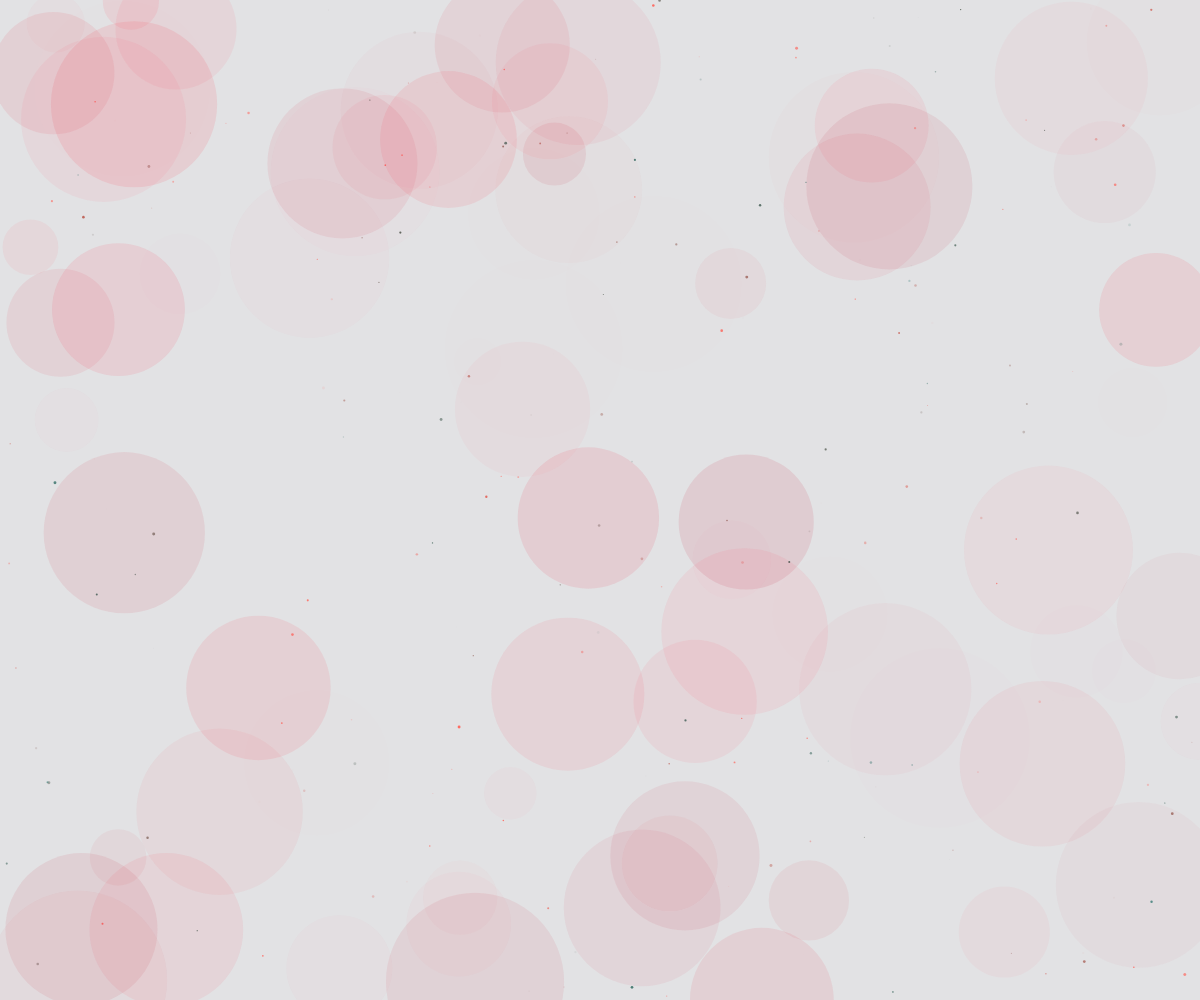
Frame 1 (no input)
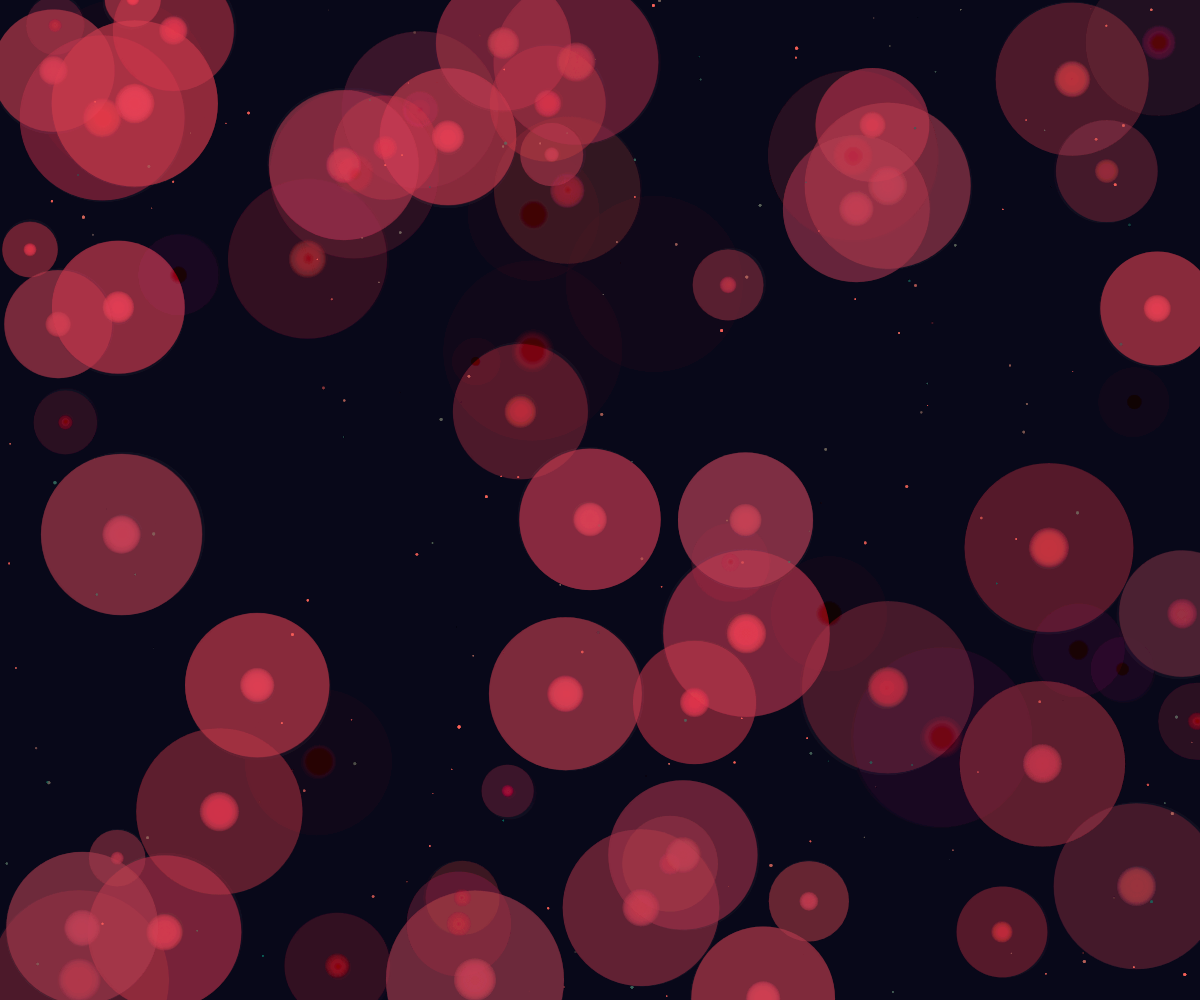
Frame 60 (no input)
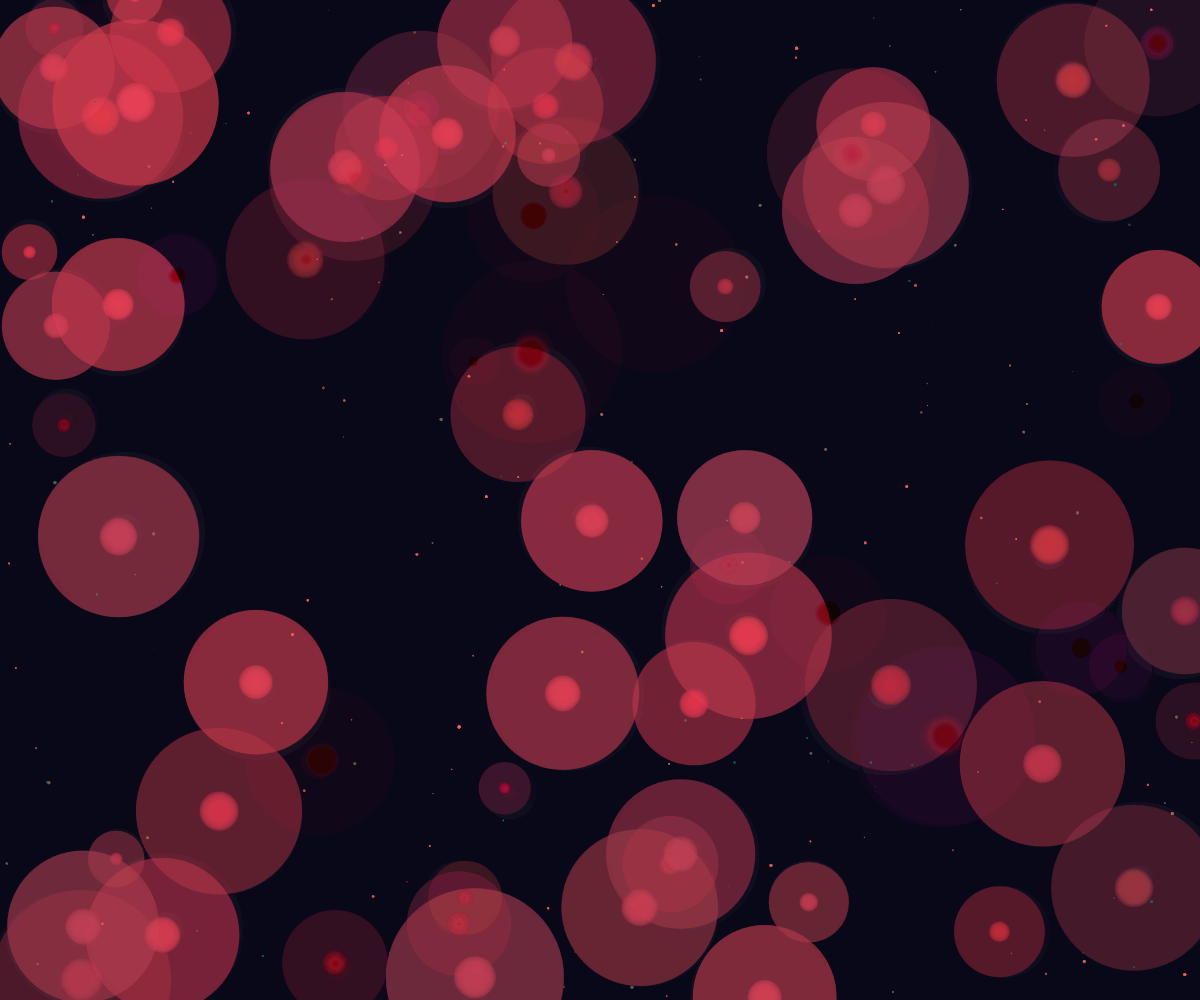
Frame 120 (the mouse pressed at the canvas centre since frame 60)

The p5.js sketch that drew these frames (run headless with seeded random() and noise() and a simulated clock; from frame 60 on, the mouse is pressed at the canvas centre):

// p5.js sketch
// ── sketch.js
let circles = [];
let stars = [];
let time = 0;

function setup() {
  createCanvas(windowWidth, windowHeight);
  noStroke();
  
  // Create floating circles with continuous motion and fluctuating properties
  for (let i = 0; i < 80; i++) {
    circles.push({
      x: random(width),
      y: random(height),
      radius: random(40, 150),
      speedX: random(-0.05, 0.05),
      speedY: random(-0.05, 0.05),
      alpha: random(20, 60),
      hue: random(200, 260),
      pulseSpeed: random(0.005, 0.015),
      pulsePhase: random(TWO_PI),
      trail: []
    });
  }
  
  // Create stars
  for (let i = 0; i < 200; i++) {
    stars.push({
      x: random(width),
      y: random(height),
      size: random(1, 3),
      brightness: random(200, 255),
      pulseSpeed: random(0.01, 0.03),
      pulsePhase: random(TWO_PI),
      hue: random(360)
    });
  }
}

function draw() {
  // Semi-transparent background for trail effect
  background(10, 10, 25, 30);
  
  time += 0.003;

  // Draw stars with rainbow pulsation and shimmering trails
  for (let star of stars) {
    let pulse = sin(time * star.pulseSpeed + star.pulsePhase) * 0.5 + 0.5;
    let currentBrightness = star.brightness * pulse;
    fill(star.hue, 100, 90, currentBrightness);
    ellipse(star.x, star.y, star.size);
    
    // Update hue for rainbow effect
    star.hue = (star.hue + 0.3) % 360;
  }

  // Draw floating and pulsing circles
  for (let circle of circles) {
    // Update position with steady tide-like motion
    circle.x += circle.speedX;
    circle.y += circle.speedY;

    // Keep circles on canvas by wrapping around edges
    if (circle.x < -circle.radius) circle.x = width + circle.radius;
    if (circle.x > width + circle.radius) circle.x = -circle.radius;
    if (circle.y < -circle.radius) circle.y = height + circle.radius;
    if (circle.y > height + circle.radius) circle.y = -circle.radius;

    // Add current position to trail
    circle.trail.push({x: circle.x, y: circle.y, alpha: 255});
    
    // Limit trail length
    if (circle.trail.length > 20) {
      circle.trail.shift();
    }

    // Create internal fluctuation in luminosity and opacity
    let pulse = sin(time * circle.pulseSpeed + circle.pulsePhase) * 0.5 + 0.5;
    let currentAlpha = circle.alpha * pulse;
    let currentHue = (circle.hue + time * 0.2) % 360;

    // Draw trail
    for (let i = 0; i < circle.trail.length; i++) {
      let point = circle.trail[i];
      let trailAlpha = map(i, 0, circle.trail.length, 0, currentAlpha);
      fill(currentHue, 70, 90, trailAlpha * 0.5);
      ellipse(point.x, point.y, circle.radius * (i / circle.trail.length) * 0.3);
    }

    // Draw main circle
    fill(currentHue, 70, 90, currentAlpha * 0.7);
    ellipse(circle.x, circle.y, circle.radius * 1.2);
  }
}

function windowResized() {
  resizeCanvas(windowWidth, windowHeight);
}
